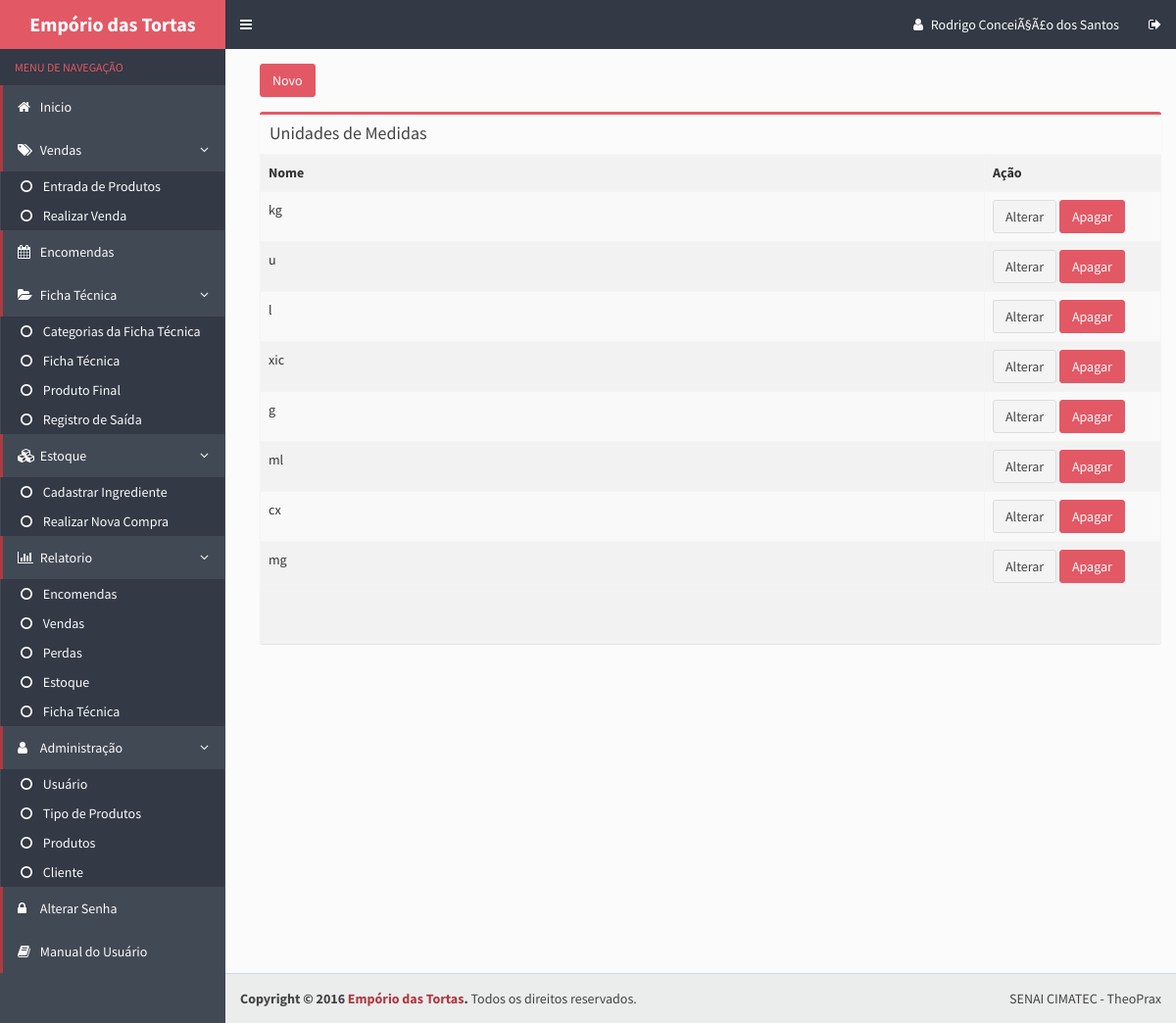
Page /unidadedemedida.php (signed in) on the earlier database version.
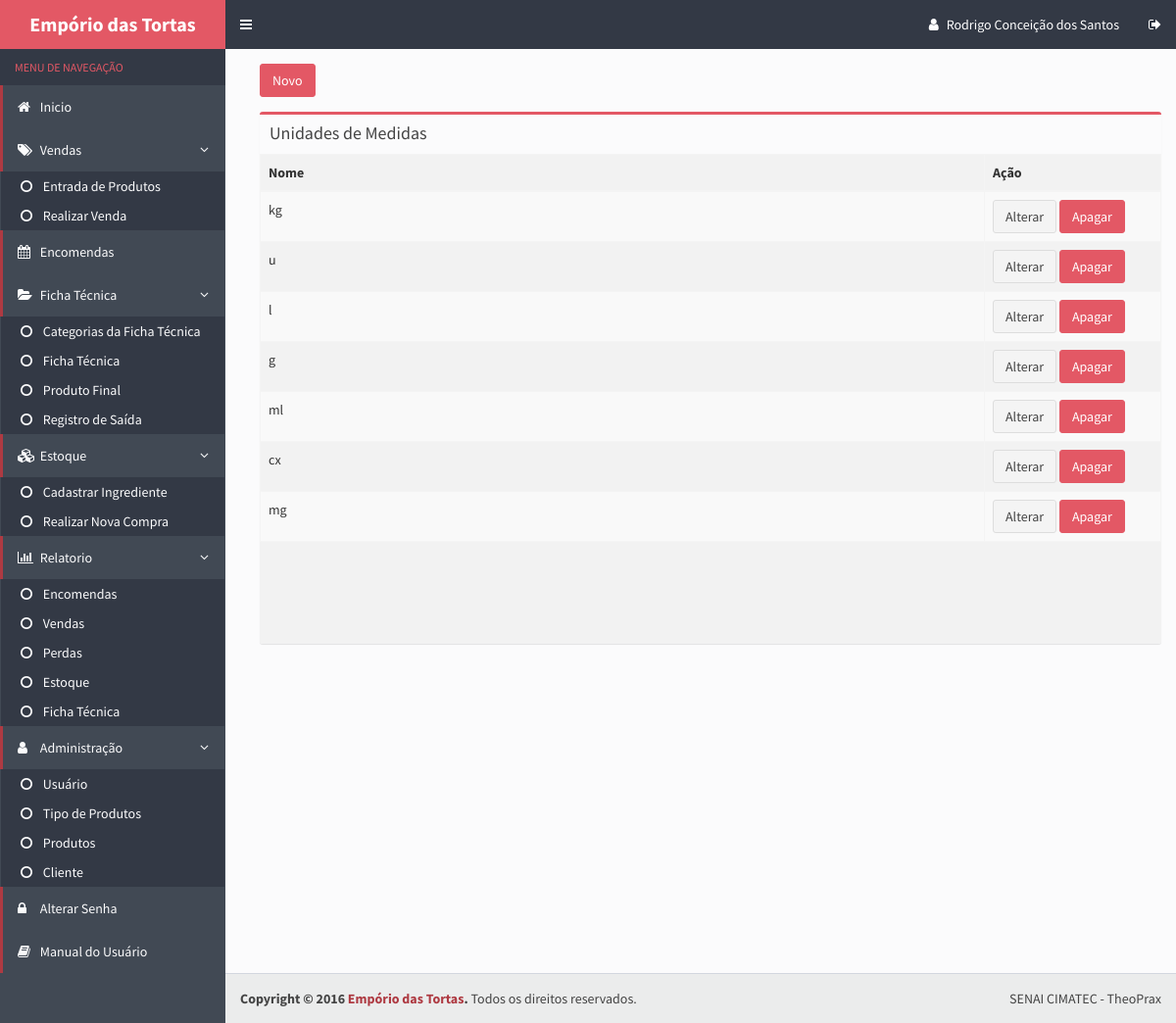
Same page on the later database version.
### tables this page shows
CREATE TABLE IF NOT EXISTS `unidademedida` (
  `cod_unidademedida` int(11) NOT NULL AUTO_INCREMENT,
  `nome` varchar(10) NOT NULL,
  PRIMARY KEY (`cod_unidademedida`)
);

### unidadedemedida.php (the view, shortened to what this page needs)
<!DOCTYPE html>
  <head>
    <link rel="stylesheet" href="bootstrap/css/bootstrap.css">
    <link rel="stylesheet" href="https://maxcdn.bootstrapcdn.com/font-awesome/4.4.0/css/font-awesome.min.css">
    <link rel="stylesheet" href="https://code.ionicframework.com/ionicons/2.0.1/css/ionicons.min.css">
    <link rel="stylesheet" href="dist/css/AdminLTE.css">
    <link rel="stylesheet" href="dist/css/skins/skin-blue.css">
  </head>
  <body class="hold-transition skin-blue sidebar-mini">
    <div class="wrapper">
      <?php include_once("includes/header.php") ?>
      <?php include_once("includes/menu.php") ?>
      <div class="content-wrapper">
        <section class="content">
          <div class="row">
            <div class="col-xs-12">
            <a class="btn btn-danger" href="forms/cadastrar_unidademedida.php">Novo</a>
            <section class="content-header">
          </section>
              <div class="box">
                <div class="box-header">
                  <h3 class="box-title">Unidades de Medidas</h3>
                </div>
                <div class="box-body table-responsive no-padding"  style='overflow:auto;' id="scroll">
                  <table class="views-table cols-6 table table-striped table-bordered">
                    <thead>
                      <tr>
                        <th class="views-field views-field-id">Nome</th>
                        <th class="views-field views-field-field-nome">Ação</th>
                    </thead>
                     <tbody>
         <?php
             $pdo = Database::connect();
             $sql = "SELECT * from unidademedida"
             ;
              foreach ($pdo->query($sql) as $row) {
                  echo '<tr>';
                  echo '<td>'. $row['nome'] . '</td>';
                  echo '<td width=180>';
                  echo '<a class="btn btn-default" href="forms/atualizar_unidademedida.php?id='.$row['cod_unidademedida'].'">Alterar</a>';
                  echo '<a class="btn btn-danger" href="DAO/Excluir_unidademedida_DAO.php?id='.$row['cod_unidademedida'].'">Apagar</a>';
                  echo '</td>';
                  echo '</tr>';
             }
            ?>
      </tbody>
                    </table>
                </div>
              </div>
            </div>
          </div>
        </section>
      </div>
      <?php include_once("includes/footer.php") ?>
  </body>
</html>

### includes/header.php (shortened to what this page needs)
<header class="main-header">
        <a href="inicio.php" class="logo">
          <span class="logo-lg"><b>Empório das Tortas</b></span>
        </a>
        <nav class="navbar navbar-static-top" role="navigation">
          <a href="#" class="sidebar-toggle" data-toggle="offcanvas" role="button">
          </a>
          <div class="navbar-custom-menu">
            <ul class="nav navbar-nav">
              <li class="dropdown user user-menu">
                <a href="inicio.php">
                <i class="fa fa-user"></i>
                  <span class="hidden-xs"><?php echo $_SESSION['UsuarioNome'];?></span>
                </a>
              </li>
              <li>
                <a href="./conexao/logout.php"><i class="fa fa-sign-out"></i></i></a>
              </li>
            </ul>
          </div>
        </nav>
      </header>

Differences in the rows shown:
removed unidademedida: nome "xic"
Other differences:
$_SESSION['UsuarioNome']: "Rodrigo ConceiÃ§Ã£o dos Santos" → "Rodrigo Conceição dos Santos"
